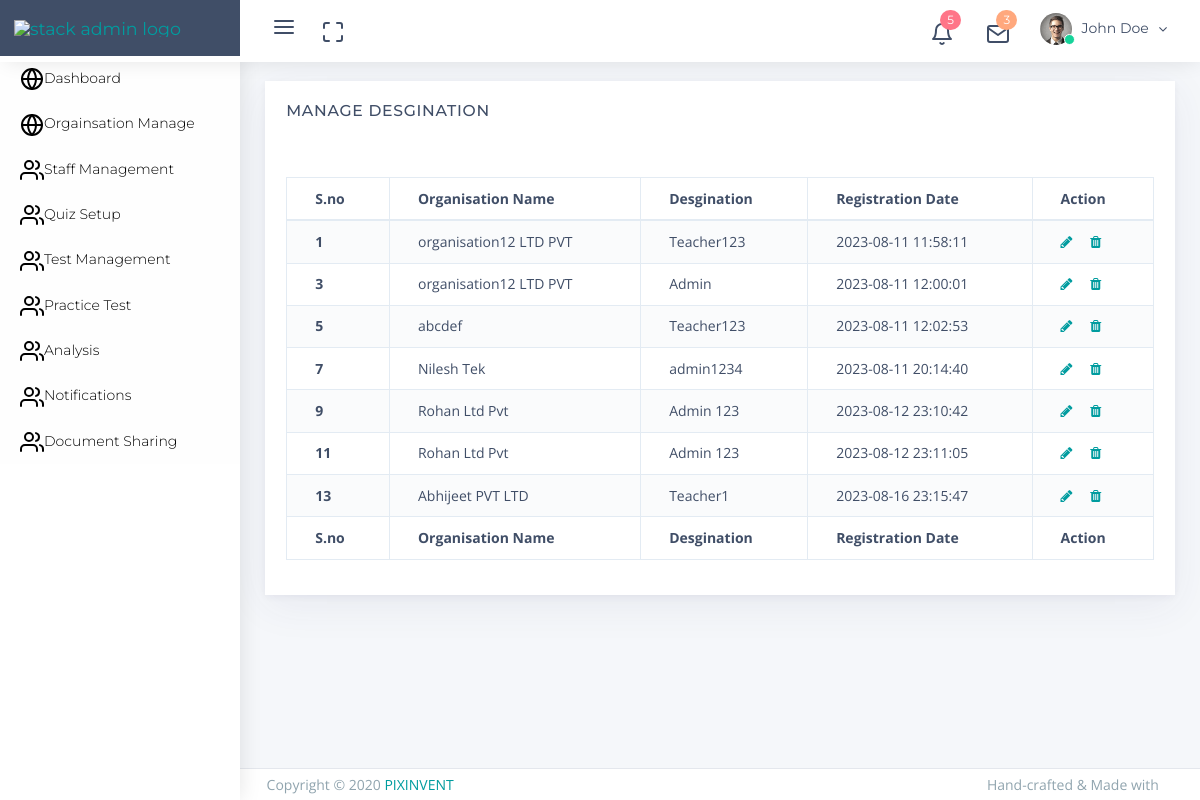
The app's page /stack-responsive-bootstrap-4-admin-template/dashboard/admin/manage_designation.php with its own data.
### tables this page shows
CREATE TABLE `designation` (
  `id` int(11) NOT NULL,
  `org_id` varchar(255) NOT NULL,
  `role_id` int(2) NOT NULL,
  `designation` varchar(255) NOT NULL,
  `slug` varchar(255) NOT NULL,
  `created_at` datetime NOT NULL DEFAULT current_timestamp(),
  `updated_at` datetime NOT NULL DEFAULT current_timestamp()
);

CREATE TABLE `organisation` (
  `id` int(11) NOT NULL,
  `org_code` int(11) NOT NULL,
  `org_name` varchar(255) NOT NULL,
  `org_contact` varchar(255) NOT NULL,
  `org_email` varchar(255) NOT NULL,
  `org_add` varchar(255) NOT NULL,
  `org_abt` text NOT NULL,
  `org_registraiom` date NOT NULL DEFAULT current_timestamp(),
  `user_admin_id` varchar(255) NOT NULL,
  `created_date` timestamp NOT NULL DEFAULT current_timestamp()
);

### stack-responsive-bootstrap-4-admin-template/dashboard/admin/manage_designation.php (the view, shortened to what this page needs)
<?php include "../common/header.php";
 ?>
<?php
$servername = "localhost";
$username = "root";
$password = "";
$dbname = "rivi";
$conn = mysqli_connect($servername, $username, $password, $dbname);
?>
<div class="app-content content">
    <div class="content-wrapper">
        <div class="content-body">
            <section id="configuration">
                <div class="row">
                    <div class="col-12">
                        <div class="card">
                            <div class="card-header">
                                <h4 class="card-title">Manage Desgination</h4>
                                <div class="heading-elements">
                                    <ul class="list-inline mb-0">
                                        <li>
                                            <a data-action="collapse"><i class="feather icon-minus"></i></a>
                                        </li>
                                        <li>
                                            <a data-action="reload"><i class="feather icon-rotate-cw"></i></a>
                                        </li>
                                        <li>
                                            <a data-action="expand"><i class="feather icon-maximize"></i></a>
                                        </li>
                                        <li>
                                            <a data-action="close"><i class="feather icon-x"></i></a>
                                        </li>
                                    </ul>
                                </div>
                            </div>
                            <div class="card-content collapse show">
                                <div class="card-body card-dashboard">
                                    <div class="table-responsive">
                                        <table id="manage_org" class="table table-striped table-bordered zero-configuration">
                                            <thead>
                                                <tr>
                                                    <th>S.no</th>
                                                    <th>Organisation Name</th>
                                                    <th>Desgination</th>
                                                    <th>Registration Date</th>
                                                    <th>Action</th>
                                                </tr>
                                            </thead>
                                            <tbody>
                                                <?php
                                                $sql = "SELECT d.*, o.org_name FROM designation d
                                                INNER JOIN organisation o ON d.org_id = o.id";
                                                $result = mysqli_query($conn, $sql);
                                                $i = 1;
                                                if (mysqli_num_rows($result) > 0) {
                                                    while ($row = mysqli_fetch_assoc($result)) { ?>
                                                        <tr>
                                                            <th> <?php echo $i++ ?></th>
                                                            <td><?php echo $row['org_name']; ?></td>
                                                            <td><?php echo $row['designation']; ?></td>
                                                            <td><?php echo $row['created_at']; ?></td>
                                                            <td>
                                                                <a href="update_designation.php?org_id=<?php echo $row['org_id']; ?>" title="Edit" class="mr-1"><i class="fa fa-pencil" aria-hidden="true"></i></a>
                                                                <a href="delete_all.php?table_name=designation&id=<?php echo $row['id']; ?>" title="Delete" class=""><i class="fa fa-trash" aria-hidden="true"></i></a>
                                                            </td>
                                                        </tr>
                                                <?php $i++;
                                                    }
                                                } else {
                                                    echo "0 results";
                                                }
                                                ?>
                                            </tbody>
                                            <tfoot>
                                                <tr>
                                                    <th>S.no</th>
                                                    <th>Organisation Name</th>
                                                    <th>Desgination</th>
                                                    <th>Registration Date</th>
                                                    <th>Action</th>
                                                </tr>
                                            </tfoot>
                                        </table>
                                    </div>
                                </div>
                            </div>
                        </div>
                    </div>
                </div>
            </section>
        </div>
    </div>
</div>
<?php include "../common/footer.php"; ?>

### records on screen
designation: organisation.org_name "organisation12 LTD PVT", designation "Teacher123", created_at "2023-08-11 11:58:11"
designation: organisation.org_name "organisation12 LTD PVT", designation "Admin", created_at "2023-08-11 12:00:01"
designation: organisation.org_name "abcdef", designation "Teacher123", created_at "2023-08-11 12:02:53"
designation: organisation.org_name "Nilesh Tek", designation "admin1234", created_at "2023-08-11 20:14:40"
designation: organisation.org_name "Rohan Ltd Pvt", designation "Admin 123", created_at "2023-08-12 23:10:42"
designation: organisation.org_name "Rohan Ltd Pvt", designation "Admin 123", created_at "2023-08-12 23:11:05"
designation: organisation.org_name "Abhijeet PVT LTD", designation "Teacher1", created_at "2023-08-16 23:15:47"
